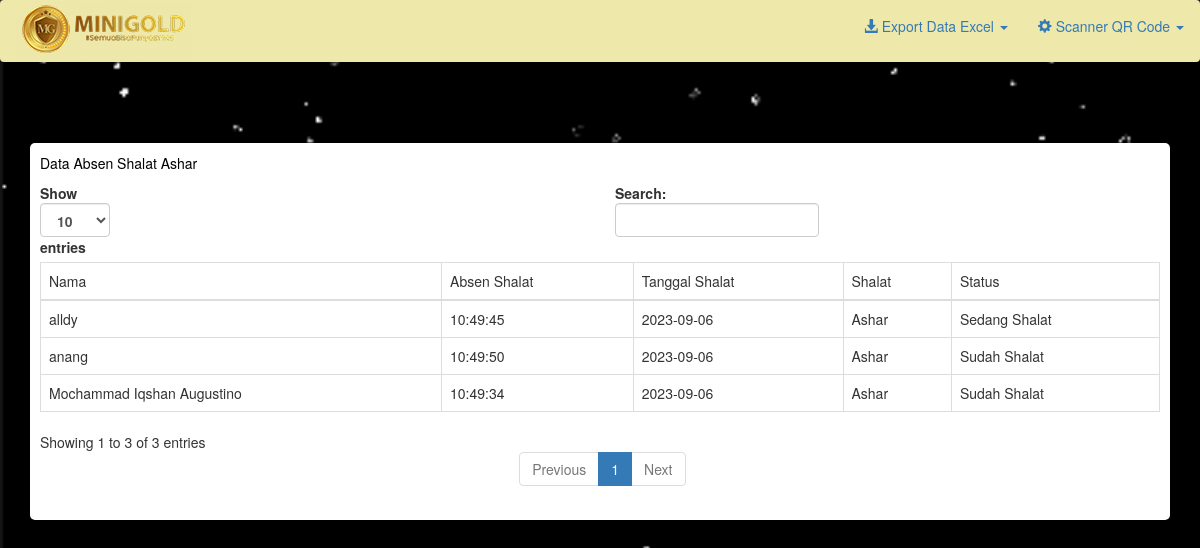
/table_absen2.php, run on the app's committed database.
### tables this page shows
CREATE TABLE `ashar` (
  `id` int(11) NOT NULL,
  `nama` varchar(255) NOT NULL,
  `time_scan` varchar(255) NOT NULL,
  `TIMEOUT` varchar(255) NOT NULL,
  `LOGDATE` varchar(255) NOT NULL,
  `shalat` varchar(255) NOT NULL,
  `STATUS` varchar(255) NOT NULL
);

### table_absen2.php (the view, shortened to what this page needs)
<!DOCTYPE html>
<html>
<head>
    <link rel="stylesheet" href="https://maxcdn.bootstrapcdn.com/bootstrap/3.4.1/css/bootstrap.min.css">
    <link rel="stylesheet" href="css/bootstrap.min.css">
    </head>
</head>
<body>
  <nav class="navbar" style="background:#EEE8AA">
		  <div class="container-fluid">
			<div class="navbar-header">
			<div class="brand logo">
      <a href="index.php" title="Home" rel="home" class="site-branding__logo">
        <img src="logo-minigold-small.png" alt="Home">
      </a>
    </div>
			</div>
			<ul class="nav navbar-nav navbar-right">
         <li class="dropdown"><a class="dropdown-toggle" data-toggle="dropdown" href="#"><span class="glyphicon glyphicon-download-alt"></span> Export Data Excel <span class="caret"></span></a>
              <li class="dropdown"><a class="dropdown-toggle" data-toggle="dropdown" href="#"><span class="glyphicon glyphicon-cog"></span> Scanner QR Code <span class="caret"></span></a>
			</ul>
		  </div>
		</nav>
    <br>
    <br>
    <br>
       <div class="container">
            <div class="row">
                <div class="col-md-12">
                </div>
                <div class="col-md-12">
				<div style="border-radius: 5px;padding:10px;background:#fff;" id="divvideo">
               <p>Data Absen Shalat Ashar</p>
                  <table id="example1" class="table table-bordered">
                    <thead>
                        <tr>
                        <td>Nama</td>
                            <td>Absen Shalat</td>
                            <td>Tanggal Shalat</td>
                            <td>Shalat</td>
                            <td>Status</td>
                        </tr>
                    </thead>
                    <tbody>
                        <?php
                        $server = "localhost";
                        $username="root";
                        $password="";
                        $dbname="upload_file";
                        $conn = new mysqli($server,$username,$password,$dbname);
                           $sql ="SELECT * FROM ashar";
                           $query = $conn->query($sql);
                           while ($row = $query->fetch_assoc()){
                        ?>
                            <tr>
                            <td><?php echo $row['nama'];?></td>
                                <td><?php echo $row['time_scan'];?></td>
                                <td><?php echo $row['LOGDATE'];?></td>
                                <td><?php echo $row['shalat'];?></td>
                                <td><?php echo $row['STATUS'];?></td>
                            </tr>
                        <?php
                        }
                        ?>
                    </tbody>
                  </table>
                </div>
                </div>
            </div>
        </div>
    </body>
</html>

### table_absen2.php (style rules this page uses)
#divvideo { box-shadow: 0px 0px 1px 1px rgba(0, 0, 0, 0.1); }
body { background-image: url(32.gif); background-size: cover; background-attachment: fixed; }
p { color: black }

### data on the page
ashar: nama "Mochammad Iqshan Augustino", time_scan "10:49:34", LOGDATE "2023-09-06", shalat "Ashar", STATUS "Sudah Shalat"
ashar: nama "alldy", time_scan "10:49:45", LOGDATE "2023-09-06", shalat "Ashar", STATUS "Sedang Shalat"
ashar: nama "anang", time_scan "10:49:50", LOGDATE "2023-09-06", shalat "Ashar", STATUS "Sudah Shalat"
